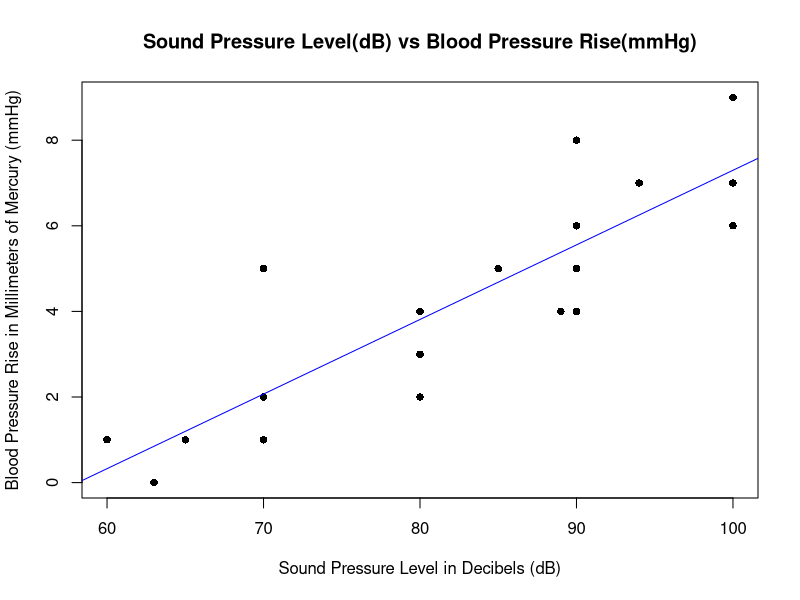
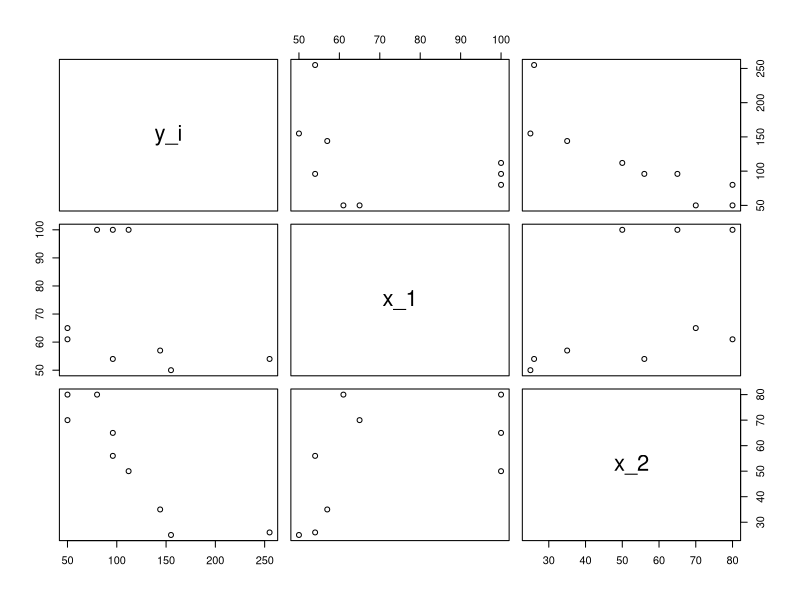

Generate these figures, in order, with R:
## ---- chunk 1
knitr::opts_chunk$set(echo = TRUE)
## ---- chunk 2
y <- c(1, 0, 1, 2, 5, 1, 4, 6, 2, 3, 5, 4, 6, 8, 4, 5, 7, 9, 7, 6)
x <- c(60,	63,	65,	70,	70,	70,	80,	90,	80,	80,	85,	89,	90,	90,	90,	90,	94,	100,	100,	100)
table<-data.frame(y,x)
knitr::kable(table,"pipe",col.name=c("Blood Pressure Rise in milimeters of Mercury (mmHg)", "Sound Pressure Level in Decibels(dB)"), align=c("c","c"))
## ---- chunk 3
y <- c(1, 0, 1, 2, 5, 1, 4, 6, 2, 3, 5, 4, 6, 8, 4, 5, 7, 9, 7, 6)
x <- c(60,	63,	65,	70,	70,	70,	80,	90,	80,	80,	85,	89,	90,	90,	90,	90,	94,	100,	100,	100)
plot(x, y, pch=16, cex=1, main = "Sound Pressure Level(dB) vs Blood Pressure Rise(mmHg)" ,xlab = "Sound Pressure Level in Decibels (dB)", ylab= "Blood Pressure Rise in Millimeters of Mercury (mmHg)")
lm(y ~ x)
abline(lm(y ~ x), col = "blue")
## ---- chunk 4
fit <- lm(y ~ x)
## ---- chunk 5
SSE <- sum((fitted(fit) - y)^2)
SSE
## ---- chunk 6
summary(fit)
## ---- chunk 7
(summary(fit)$sigma)**2 
## ---- chunk 8
Sumxy = sum((x - mean(x)) * (y - mean(y)))
Sumx2= sum((x - mean(x)) ^ 2)
Sumy2 = sum((y - mean(y)) ^ 2)
c(Sumxy, Sumx2, Sumy2)
## ---- chunk 9
beta1 = Sumxy / Sumx2
beta0 = mean(y) - beta1 * mean(x)
c(beta0, beta1)
## ---- chunk 10
y_i  <- c(96, 50,	50,	112,	96,	80,	155,	144,	255)
x_1 <- c(54,	61,	65,	100,	100,	100,	50,	57,	54)
x_2 <- c(56,	80,	70,	50,	65,	80,	25,	35,	26)
dat<-data.frame(y_i,x_1,x_2)
knitr::kable(dat,"pipe",col.name=c("Useful Range $y_i$", "Brightness (%) $x_{1i}$", "Contrast (%) $x_{2i}$"), align=c("c","c", "c"))
plot(dat)
## ---- chunk 11
B <-	c(54, 61,	65,	100, 100,	100, 50, 57, 54)
C <- c(56, 80, 70, 50, 65, 80, 25, 35, 26)
Ur <- c(96, 50, 50,	112, 96, 80, 155, 144, 255)

lm(Ur ~ B + C)
## ---- chunk 12
v=7927.636/6
v
## ---- chunk 13
lmOut <- lm(y_i ~ x_1 + x_2, data = dat)
summary(lmOut)
## ---- chunk 14
x_matrix <- c (1, 54, 56, 1,61, 80, 1, 65, 70, 1, 100, 50, 1, 100, 65, 1, 100, 80, 1, 50, 25, 1, 57, 35, 1, 54, 26)
X <- matrix (x_matrix, nrow=9, ncol=3, byrow=TRUE)
X
## ---- chunk 15
x_inv <- t(X)
x_inv
## ---- chunk 16
x_invx <- (x_inv %*% X)
x_invx
#The inverse
## ---- chunk 17
inverse <- solve(x_invx)
inverse
## ---- chunk 18
matsd <- (inverse * v)
matsd
## ---- chunk 19
lmOut <- lm(y_i ~ x_1 + x_2, data = dat)
summary(lmOut)
## ---- chunk 20
y_hat=238.5569+(0.3339*80)-(2.7167*75)
y_hat
## ---- chunk 21
lmOut <- lm(y_i ~ x_1 + x_2, data = dat)
summary(lmOut)
## ---- chunk 22
criticalT=qt(0.05,df=6,lower.tail=FALSE) #df= n-k-1 where k = no. of regressions
criticalT

